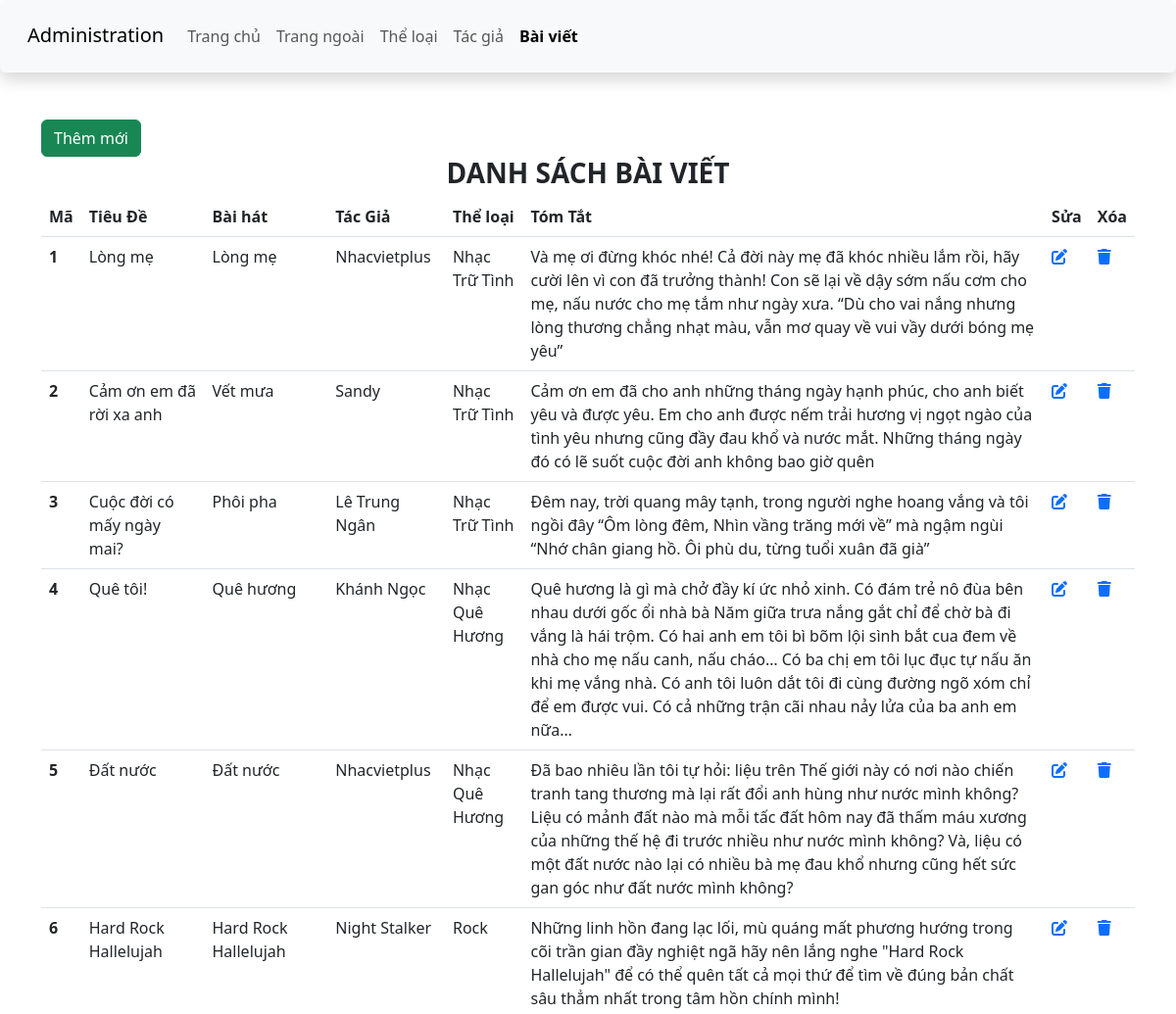
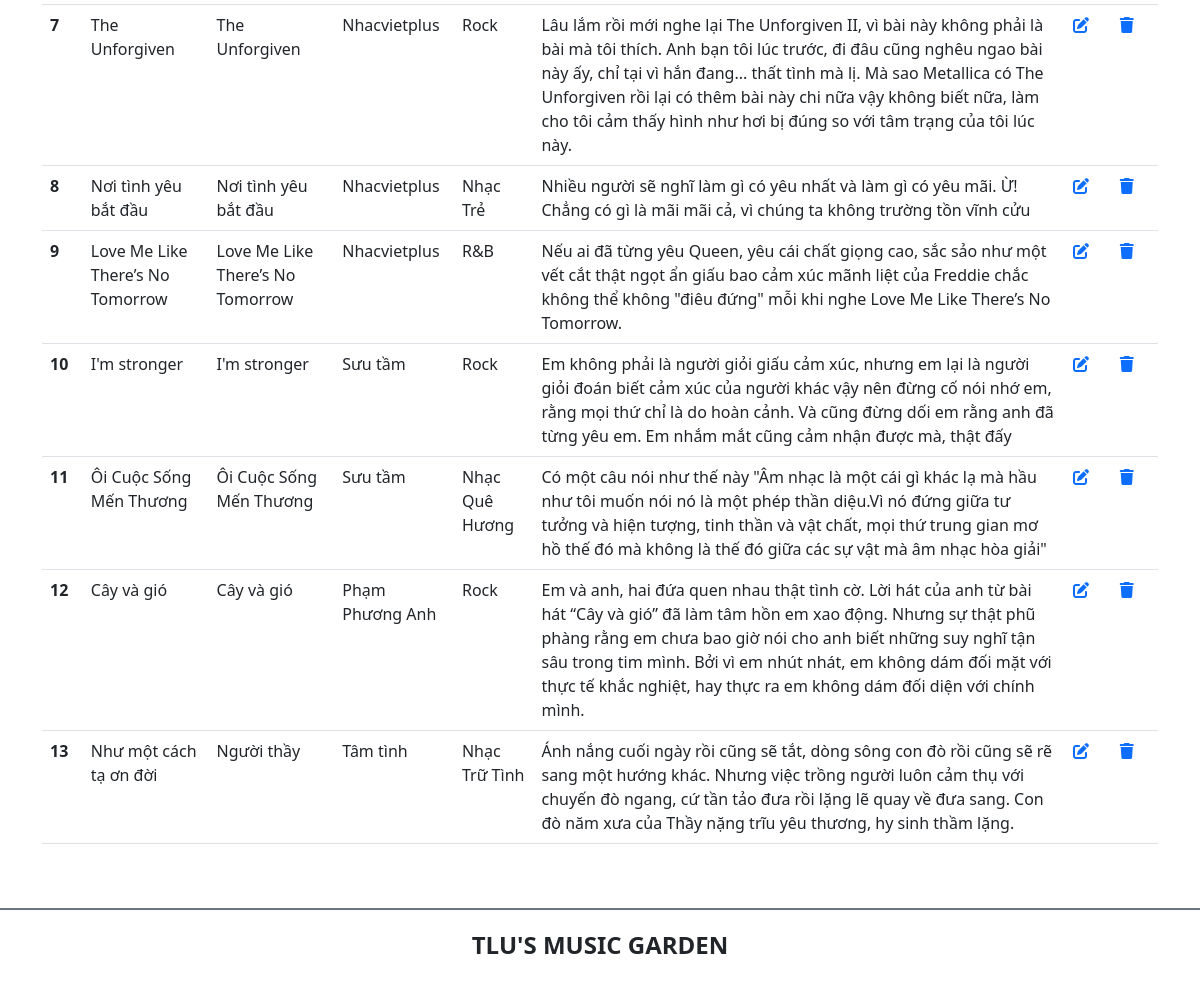
Page /BTTH01_CSE485/admin/article.php on the committed database (2 pictures, top to bottom).
### tables this page shows
CREATE TABLE `baiviet` (
  `ma_bviet` int(10) UNSIGNED NOT NULL,
  `tieude` varchar(200) DEFAULT NULL,
  `ten_bhat` varchar(200) DEFAULT NULL,
  `ma_tloai` int(10) UNSIGNED DEFAULT NULL,
  `tomtat` text DEFAULT NULL,
  `noidung` text DEFAULT NULL,
  `ma_tgia` int(10) UNSIGNED DEFAULT NULL,
  `ngayviet` datetime DEFAULT NULL,
  `hinhanh` varchar(200) DEFAULT NULL
);

CREATE TABLE `tacgia` (
  `ma_tgia` int(10) UNSIGNED NOT NULL,
  `ten_tgia` varchar(100) DEFAULT NULL,
  `hinh_tgia` varchar(100) DEFAULT NULL
);

CREATE TABLE `theloai` (
  `ma_tloai` int(10) UNSIGNED NOT NULL COMMENT 'primary key',
  `ten_tloai` varchar(50) DEFAULT NULL
);

### BTTH01_CSE485/admin/db.php (called while the page is built, shortened)
<?php
$host ='127.0.0.1';
$username ='root';
$password ='';
$dbname = 'bth01_CSE485_ex';
$charset = 'utf8mb4';
$dsn = "mysql:host=$host;dbname=$dbname;charset=$charset";
$options = [
    PDO::ATTR_ERRMODE            => PDO::ERRMODE_EXCEPTION,
    PDO::ATTR_DEFAULT_FETCH_MODE => PDO::FETCH_ASSOC,
    PDO::ATTR_EMULATE_PREPARES   => false,
];
try {
    $pdo = new PDO($dsn, $username, $password, $options);
} catch (\PDOException $e) {
    throw new \PDOException($e->getMessage(), (int)$e->getCode());
}
function getBaiViet(){
    global $pdo;
    $stmt = $pdo->query("SELECT ma_bviet, tieude, ten_tgia, ten_bhat,ten_tloai, tomtat FROM baiviet
                        LEFT JOIN tacgia ON baiviet.ma_tgia = tacgia.ma_tgia
                        LEFT JOIN theloai ON baiviet.ma_tloai = theloai.ma_tloai
                        ");
    return $stmt->fetchAll();
}
?>

### BTTH01_CSE485/admin/article.php (the view, shortened to what this page needs)
<!DOCTYPE html>
<html lang="en">
<head>
    <link href="https://cdn.jsdelivr.net/npm/bootstrap@5.3.0-alpha1/dist/css/bootstrap.min.css" rel="stylesheet">
    <link rel="stylesheet" href="https://cdnjs.cloudflare.com/ajax/libs/font-awesome/6.3.0/css/all.min.css" />
    <link rel="stylesheet" href="css/style_login.css">
</head>
<body>
    <header>
        <nav class="navbar navbar-expand-lg bg-body-tertiary shadow p-3 bg-white rounded">
            <div class="container-fluid">
                <div class="h3">
                    <a class="navbar-brand" href="#">Administration</a>
                </div>
                <div class="collapse navbar-collapse" id="navbarSupportedContent">
                <ul class="navbar-nav me-auto mb-2 mb-lg-0">
                    <li class="nav-item">
                        <a class="nav-link" aria-current="page" href="./">Trang chủ</a>
                    </li>
                    <li class="nav-item">
                        <a class="nav-link" href="../index.php">Trang ngoài</a>
                    </li>
                    <li class="nav-item">
                        <a class="nav-link " href="category.php">Thể loại</a>
                    </li>
                    <li class="nav-item">
                        <a class="nav-link" href="author.php">Tác giả</a>
                    </li>
                    <li class="nav-item">
                        <a class="nav-link active fw-bold" href="article.php">Bài viết</a>
                    </li>
                </ul>
                </div>
            </div>
        </nav>
    </header>
    <main class="container mt-5 mb-5">
        <?php
            include 'db.php';
            $baiviet = getBaiViet();
        ?>
        <div class="row">
            <div class="col-sm">
                <a href="add_article.php" class="btn btn-success">Thêm mới</a>
                <h3 class="text-center text-uppercase fw-bold">Danh sách bài viết</h3>
                <table class="table">
                    <thead>
                        <tr>
                            <th scope="col">Mã</th>
                            <th scope="col">Tiêu Đề</th>
                            <th scope="col">Bài hát</th>
                            <th scope="col">Tác Giả</th>
                            <th scope="col">Thể loại</th>
                            <th scope="col">Tóm Tắt</th>
                            <th>Sửa</th>
                            <th>Xóa</th>
                        </tr>
                    </thead>
                    <?php foreach($baiviet as $row): ?>
                    <tbody>
                        <tr>
                            <th scope="row"><?= $row['ma_bviet']?></th>
                            <td><?= $row['tieude']?></td>
                            <td><?= $row['ten_bhat']?></td>
                            <td><?= $row['ten_tgia']?></td>
                            <td><?= $row['ten_tloai']?></td>
                            <td><?= $row['tomtat']?></td>
                            <td>
                                <a href="edit_article.php?ma_bviet=<?= $row['ma_bviet']?>"><i class="fa-solid fa-pen-to-square"></i></a>
                            </td>
                            <td>
                                <a href="del_article.php?ma_bviet=<?= $row['ma_bviet']?>" onclick="return confirm('Bạn có chắc chắn muốn xóa?');"><i class="fa-solid fa-trash"></i></a>
                            </td>
                        </tr>
                    </tbody>
                    <?php endforeach; ?>
                </table>
            </div>
        </div>
    </main>
    <footer class="bg-white d-flex justify-content-center align-items-center border-top border-secondary  border-2" style="height:80px">
        <h4 class="text-center text-uppercase fw-bold">TLU's music garden</h4>
    </footer>
</body>
</html>

### rows in the picture
baiviet: ma_bviet "1", tieude "Lòng mẹ", ten_bhat "Lòng mẹ", ma_tgia.ten_tgia "Nhacvietplus", ma_tloai.ten_tloai "Nhạc Trữ Tình", tomtat "Và mẹ ơi đừng khóc nhé! Cả đời này mẹ đã khóc nhiều lắm rồi, hãy cười lên vì con đã trưởng thành! Con sẽ lại về dậy sớm nấu cơm cho mẹ, nấu nước cho mẹ tắm như ngày xưa. “Dù cho vai nắng nhưng lòng thương chẳng nhạt màu, vẫn mơ quay về vui vầy dưới bóng mẹ yêu”"
baiviet: ma_bviet "2", tieude "Cảm ơn em đã rời xa anh", ten_bhat "Vết mưa", ma_tgia.ten_tgia "Sandy", ma_tloai.ten_tloai "Nhạc Trữ Tình", tomtat "Cảm ơn em đã cho anh những tháng ngày hạnh phúc, cho anh biết yêu và được yêu. Em cho anh được nếm trải hương vị ngọt ngào của tình yêu nhưng cũng đầy đau khổ và nước mắt. Những tháng ngày đó có lẽ suốt cuộc đời anh không bao giờ quên"
baiviet: ma_bviet "3", tieude "Cuộc đời có mấy ngày mai?", ten_bhat "Phôi pha", ma_tgia.ten_tgia "Lê Trung Ngân", ma_tloai.ten_tloai "Nhạc Trữ Tình", tomtat "Đêm nay, trời quang mây tạnh, trong người nghe hoang vắng và tôi ngồi đây “Ôm lòng đêm, Nhìn vầng trăng mới về” mà ngậm ngùi “Nhớ chân giang hồ. Ôi phù du, từng tuổi xuân đã già”"
baiviet: ma_bviet "4", tieude "Quê tôi!", ten_bhat "Quê hương", ma_tgia.ten_tgia "Khánh Ngọc", ma_tloai.ten_tloai "Nhạc Quê Hương", tomtat "Quê hương là gì mà chở đầy kí ức nhỏ xinh. Có đám trẻ nô đùa bên nhau dưới gốc ổi nhà bà Năm giữa trưa nắng gắt chỉ để chờ bà đi vắng là hái trộm. Có hai anh em tôi bì bõm lội sình bắt cua đem về nhà cho mẹ nấu canh, nấu cháo… Có ba chị em tôi lục đục tự nấu ăn khi mẹ vắng nhà. Có anh tôi luôn dắt tôi đi cùng đường ngõ xóm chỉ để em được vui. Có cả những trận cãi nhau nảy lửa của ba anh em nữa…"
baiviet: ma_bviet "5", tieude "Đất nước", ten_bhat "Đất nước", ma_tgia.ten_tgia "Nhacvietplus", ma_tloai.ten_tloai "Nhạc Quê Hương", tomtat "Đã bao nhiêu lần tôi tự hỏi: liệu trên Thế giới này có nơi nào chiến tranh tang thương mà lại rất đổi anh hùng như nước mình không? Liệu có mảnh đất nào mà mỗi tấc đất hôm nay đã thấm máu xương của những thế hệ đi trước nhiều như nước mình không? Và, liệu có một đất nước nào lại có nhiều bà mẹ đau khổ nhưng cũng hết sức gan góc như đất nước mình không?"
baiviet: ma_bviet "6", tieude "Hard Rock Hallelujah", ten_bhat "Hard Rock Hallelujah", ma_tgia.ten_tgia "Night Stalker", ma_tloai.ten_tloai "Rock", tomtat "Những linh hồn đang lạc lối, mù quáng mất phương hướng trong cõi trần gian đầy nghiệt ngã hãy nên lắng nghe \"Hard Rock Hallelujah\" để có thể quên tất cả mọi thứ để tìm về đúng bản chất sâu thẳm nhất trong tâm hồn chính mình!"
baiviet: ma_bviet "7", tieude "The Unforgiven", ten_bhat "The Unforgiven", ma_tgia.ten_tgia "Nhacvietplus", ma_tloai.ten_tloai "Rock", tomtat "Lâu lắm rồi mới nghe lại The Unforgiven II, vì bài này không phải là bài mà tôi thích. Anh bạn tôi lúc trước, đi đâu cũng nghêu ngao bài này ấy, chỉ tại vì hắn đang... thất tình mà lị. Mà sao Metallica có The Unforgiven rồi lại có thêm bài này chi nữa vậy không biết nữa, làm cho tôi cảm thấy hình như hơi bị đúng so với tâm trạng của tôi lúc này."
baiviet: ma_bviet "8", tieude "Nơi tình yêu bắt đầu", ten_bhat "Nơi tình yêu bắt đầu", ma_tgia.ten_tgia "Nhacvietplus", ma_tloai.ten_tloai "Nhạc Trẻ", tomtat "Nhiều người sẽ nghĩ làm gì có yêu nhất và làm gì có yêu mãi. Ừ! Chẳng có gì là mãi mãi cả, vì chúng ta không trường tồn vĩnh cửu"
baiviet: ma_bviet "9", tieude "Love Me Like There’s No Tomorrow", ten_bhat "Love Me Like There’s No Tomorrow", ma_tgia.ten_tgia "Nhacvietplus", ma_tloai.ten_tloai "R&B", tomtat "Nếu ai đã từng yêu Queen, yêu cái chất giọng cao, sắc sảo như một vết cắt thật ngọt ẩn giấu bao cảm xúc mãnh liệt của Freddie chắc không thể không \"điêu đứng\" mỗi khi nghe Love Me Like There’s No Tomorrow."
baiviet: ma_bviet "10", tieude "I'm stronger", ten_bhat "I'm stronger", ma_tgia.ten_tgia "Sưu tầm", ma_tloai.ten_tloai "Rock", tomtat "Em không phải là người giỏi giấu cảm xúc, nhưng em lại là người giỏi đoán biết cảm xúc của người khác vậy nên đừng cố nói nhớ em, rằng mọi thứ chỉ là do hoàn cảnh. Và cũng đừng dối em rằng anh đã từng yêu em. Em nhắm mắt cũng cảm nhận được mà, thật đấy"
baiviet: ma_bviet "11", tieude "Ôi Cuộc Sống Mến Thương", ten_bhat "Ôi Cuộc Sống Mến Thương", ma_tgia.ten_tgia "Sưu tầm", ma_tloai.ten_tloai "Nhạc Quê Hương", tomtat "Có một câu nói như thế này \"Âm nhạc là một cái gì khác lạ mà hầu như tôi muốn nói nó là một phép thần diệu.Vì nó đứng giữa tư tưởng và hiện tượng, tinh thần và vật chất, mọi thứ trung gian mơ hồ thế đó mà không là thế đó giữa các sự vật mà âm nhạc hòa giải\""
baiviet: ma_bviet "12", tieude "Cây và gió", ten_bhat "Cây và gió", ma_tgia.ten_tgia "Phạm Phương Anh", ma_tloai.ten_tloai "Rock", tomtat "Em và anh, hai đứa quen nhau thật tình cờ. Lời hát của anh từ bài hát “Cây và gió” đã làm tâm hồn em xao động. Nhưng sự thật phũ phàng rằng em chưa bao giờ nói cho anh biết những suy nghĩ tận sâu trong tim mình. Bởi vì em nhút nhát, em không dám đối mặt với thực tế khắc nghiệt, hay thực ra em không dám đối diện với chính mình."
baiviet: ma_bviet "13", tieude "Như một cách tạ ơn đời", ten_bhat "Người thầy", ma_tgia.ten_tgia "Tâm tình", ma_tloai.ten_tloai "Nhạc Trữ Tình", tomtat "Ánh nắng cuối ngày rồi cũng sẽ tắt, dòng sông con đò rồi cũng sẽ rẽ sang một hướng khác. Nhưng việc trồng người luôn cảm thụ với chuyến đò ngang, cứ tần tảo đưa rồi lặng lẽ quay về đưa sang. Con đò năm xưa của Thầy nặng trĩu yêu thương, hy sinh thầm lặng."
